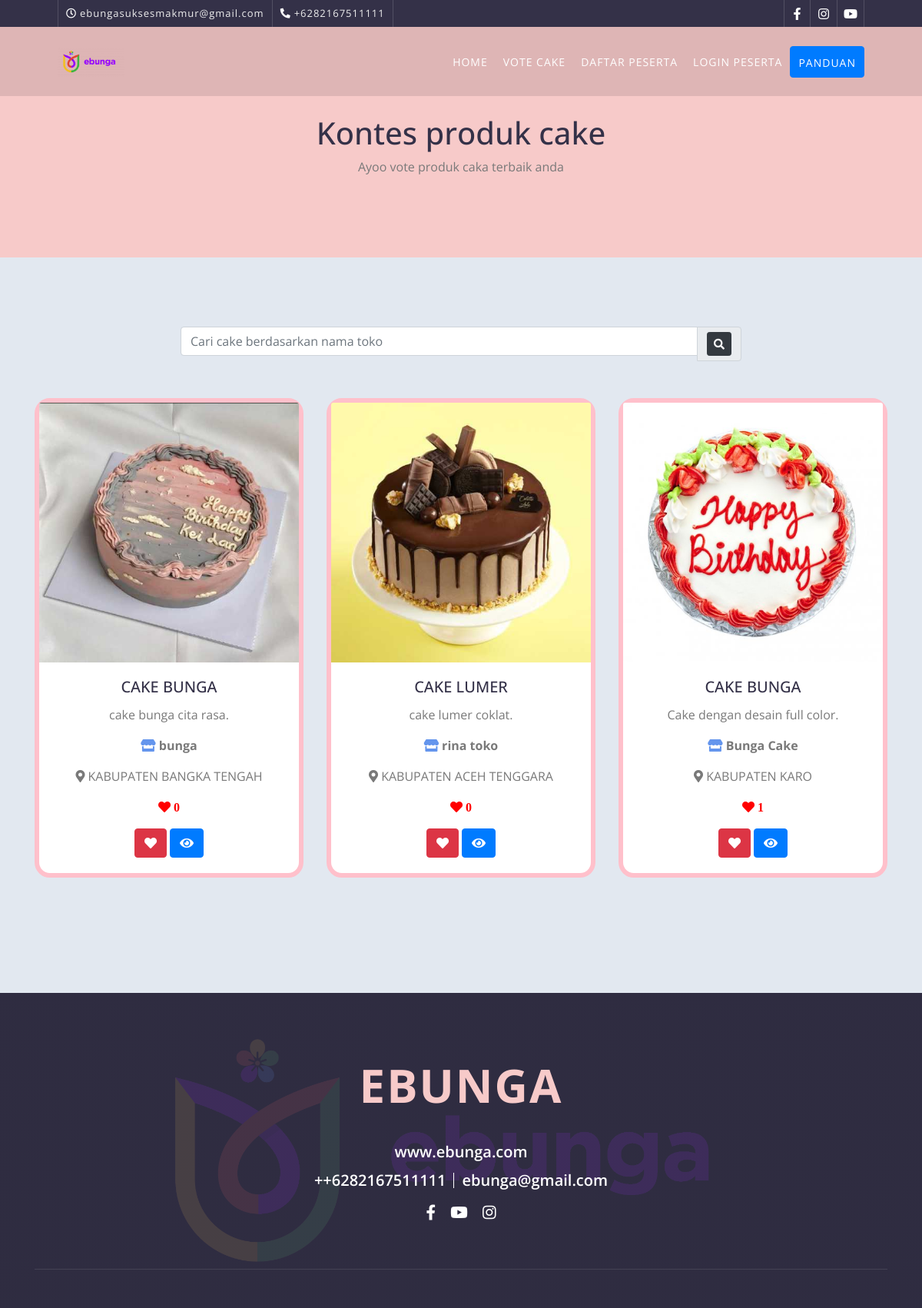
/index.php/ebunga, run on the app's committed database.
### tables this page shows
CREATE TABLE `tbl_produk` (
  `id` int(50) NOT NULL,
  `kode_produk` varchar(15) NOT NULL,
  `kode_peserta` varchar(15) NOT NULL,
  `nama_toko` varchar(100) NOT NULL,
  `slug_toko` varchar(50) NOT NULL,
  `judul_produk` varchar(100) NOT NULL,
  `slug_judul_produk` varchar(100) NOT NULL,
  `keterangan` text NOT NULL,
  `gambar_produk` varchar(100) NOT NULL,
  `gambar_produk2` varchar(100) NOT NULL,
  `gambar_produk3` varchar(100) NOT NULL,
  `status` int(1) NOT NULL,
  `date_upload` timestamp NOT NULL DEFAULT current_timestamp() ON UPDATE current_timestamp()
);

CREATE TABLE `tbl_kabupaten` (
  `id` char(4) NOT NULL,
  `province_id` char(2) NOT NULL,
  `name` varchar(255) NOT NULL
);

### application/controllers/Ebunga.php (called while the page is built, shortened)
<?php
	class Ebunga extends CI_Controller
	{
		function __construct()
		{
			 $this->load->library('form_validation');
			  $this->load->library('pagination');
			  $this->load->model('card');
		}
		function index(){
		$config['base_url'] = site_url('ebunga/index');
        $config['total_rows'] = $this->db->get_where('tbl_produk',array('status' => 1))->num_rows();
        $config['per_page'] = 3;
        $config["uri_segment"] = 3;
        $choice = $config["total_rows"] / $config["per_page"];
        $config["num_links"] = floor($choice);
        $config['first_link']       = 'First';
        $config['last_link']        = 'Last';
        $config['next_link']        = 'Next';
        $config['prev_link']        = 'Prev';
        $config['full_tag_open']    = '<div id="next" class="pagging text-center"><nav><ul class="pagination justify-content-center">';
        $config['full_tag_close']   = '</ul></nav></div>';
        $config['num_tag_open']     = '<li class="page-item"><span class="page-link">';
        $config['num_tag_close']    = '</span></li>';
        $config['cur_tag_open']     = '<li class="page-item active"><span class="page-link">';
        $config['cur_tag_close']    = '<span class="sr-only">(current)</span></span></li>';
        $config['next_tag_open']    = '<li class="page-item"><span class="page-link">';
        $config['next_tagl_close']  = '<span aria-hidden="true">&raquo;</span></span></li>';
        $config['prev_tag_open']    = '<li class="page-item"><span class="page-link">';
        $config['prev_tagl_close']  = '</span>Next</li>';
        $config['first_tag_open']   = '<li class="page-item"><span class="page-link">';
        $config['first_tagl_close'] = '</span></li>';
        $config['last_tag_open']    = '<li class="page-item"><span class="page-link">';
        $config['last_tagl_close']  = '</span></li>';
        $this->pagination->initialize($config);
        $data['page'] = ($this->uri->segment(3)) ? $this->uri->segment(3) : 0;
        $data['produk'] = $this->card->get_produk($config["per_page"], $data['page'])->result_array();
        $data['pagination'] = $this->pagination->create_links();
			$this->load->view('template/header', $data);
			$this->load->view('user/index', $data);
			$this->load->view('template/footer', $data);
		}
	}
 ?>

### index.php (called while the page is built, shortened)
<?php
require_once BASEPATH.'core/CodeIgniter.php';

### application/models/Card.php (called while the page is built)
<?php
	class Card extends CI_Model
	{
		function get_produk($limit, $start){
			$query = $this->db->get_where('tbl_produk', array('status' => 1), $limit, $start);
        return $query;
		}
	}
 ?>

### application/views/user/index.php (the view, shortened to what this page needs)
        <div class="hero" style="height: 300px;">
            <div class="container-fluid">
                <div class="row align-items-center">
                    <div class="col-sm-12 col-md-12">
                        <div class="text-center mt-4">
                            <h1 style="text-align: center; ">Kontes produk cake</h1>
                            <p>
                                Ayoo vote produk caka terbaik anda
                            </p>
                        </div>
                    </div>
                </div>
            </div>
        </div>
        <div class="class" id="vote" style="margin-top: 20px;">
            <div class="container">
                <div class="row mb-5">
                    <div class="col-md-2"></div>
                    <div class="col-md-8">
                         <div class="input-group">
                              <input type="text" class="form-control" aria-label="Amount (to the nearest dollar)" style="width: 100px;" placeholder="Cari cake berdasarkan nama toko" name="cari" id="cari">
                              <div class="input-group-append">
                                <span class="input-group-text"><button class="btn btn-dark btn-sm" id="klik"><li class="fas fa-search"></li></button></span>
                              </div>
                            </div>
                    </div>
                    <div class="col-md-2"></div>
                </div>
               <div id="search">
                <div class="row class-container" >
                       <?php foreach ($produk as $data) { ?>
                    <div class="col-lg-4 col-md-6 col-sm-12 col-6 class-item filter-1 wow fadeInUp" data-wow-delay="0.0s">
                        <div class="portfolio-wrap card" style="border-radius:20px; border-width: 6px; border-color: pink; ">
                            <a href="<?= base_url("produk/") ?><?= $data['gambar_produk'] ?>" data-lightbox="portfolio">
                                <img class="card-img-top" src="<?= base_url("produk/") ?><?= $data['gambar_produk'] ?>" alt="Card image cap">
                            </a>
                          <div class="card-body">
                         <h5 id="judul_produk" class="card-title text-center"><?= strtoupper($data['judul_produk']) ?></h5>
                        <div id="keterangan">
                            <p class="card-text text-center"><?= $data['keterangan'] ?>.</p>
                             <p class="card-text text-center" style="font-weight: bold;"><i class="fas fa-store" style="color: #6495ED"></i> <?= $data['nama_toko'] ?></p>
                            <?php
                                $kodeP = $data['kode_peserta'];
                                $regis = $this->db->query("SELECT * FROM tbl_registrasi_peserta WHERE kode_peserta='$kodeP'")->row_array();
                                $kab = $regis['kab'];
                                $kabupaten = $this->db->get_where('tbl_kabupaten',array('id' => $kab))->row_array();
                              ?>
                             <p class="kab" style="text-align: center;"><i class="fas fa-map-marker-alt"></i> <?php   echo $kabupaten['name']; ?></p>
                                <?php
                                    $kp = $data['kode_produk'];
                                    $vote2 = $this->db->get_where('tbl_vote', array('kode_produk' => $kp))->num_rows();
                                 ?>
                                  </div>
                                <p class="text-center"><i class="fas fa-heart" style="color: red;"> <?= $vote2 ?></i> </p>
                                <center>
                                <button type="button" class="btn btn-danger" data-toggle="modal" data-target="#exampleModalCenter<?= $data['id']  ?>"><i class="fas fa-heart"></i></button>
                                 <a class="btn btn-primary" href="<?= base_url("produk/detail/") ?><?= $data['kode_produk'] ?>"><i class="fas fa-eye"></i></a>
                            </center>
                          </div>
                        </div>
                    </div>
                <?php } ?>
                </div>
                </div>
            </div>
        </div>
        <div class="team">
        </div>
    </body>
</html>

### application/views/template/header.php (shortened to what this page needs)
<!DOCTYPE html>
<html lang="en">
    <head>
        <link href="https://cdn.jsdelivr.net/npm/bootstrap@5.0.0-beta2/dist/css/bootstrap.min.css" rel="stylesheet"
>
        <link rel="stylesheet" href="https://unpkg.com/placeholder-loading/dist/css/placeholder-loading.min.css">
        <link rel="stylesheet" href="https://pro.fontawesome.com/releases/v5.10.0/css/all.css"/>
        <link href="https://stackpath.bootstrapcdn.com/bootstrap/4.4.1/css/bootstrap.min.css" rel="stylesheet">
        <link href="https://cdnjs.cloudflare.com/ajax/libs/font-awesome/5.10.0/css/all.min.css" rel="stylesheet">
        <link href="<?= base_url('assets/') ?>lib/animate/animate.min.css" rel="stylesheet">
        <link href="<?= base_url('assets/') ?>lib/flaticon/font/flaticon.css" rel="stylesheet">
        <link href="<?= base_url('assets/') ?>lib/owlcarousel/assets/owl.carousel.min.css" rel="stylesheet">
        <link href="<?= base_url('assets/') ?>lib/lightbox/css/lightbox.min.css" rel="stylesheet">
        <link href="<?= base_url('assets/') ?>css/style.css?v2" rel="stylesheet">
        <link rel="stylesheet" type="text/css" href="<?= base_url() ?>loading/style.css?v2">
        <link href="http://www.jqueryscript.net/css/jquerysctipttop.css" rel="stylesheet" type="text/css">
        <link href="<?= base_url('assets/slide_img/') ?>light-carousel.css" rel="stylesheet" type="text/css">
    </head>
    <body style="background:#e2e8f0">
        <div class="top-bar d-none d-md-block">
            <div class="container-fluid">
                <div class="row">
                    <div class="col-md-8">
                        <div class="top-bar-left">
                            <div class="text">
                                <i class="far fa-clock"></i>
                                <h2>ebungasuksesmakmur@gmail.com </h2>
                            </div>
                            <div class="text">
                                <i class="fa fa-phone-alt"></i>
                                <h2>+6282167511111</h2>
                            </div>
                        </div>
                    </div>
                    <div class="col-md-4">
                        <div class="top-bar-right">
                            <div class="social">
                                <a href=""><i class="fab fa-facebook-f"></i></a>
                                <a href=""><i class="fab fa-instagram"></i></a>
                                <a href=""><i class="fab fa-youtube"></i></a>
                            </div>
                        </div>
                    </div>
                </div>
            </div>
        </div>
        <div class="navbar navbar-expand-lg bg-dark navbar-dark">
            <div class="container-fluid">
                <a href="" class="navbar-brand"><img src="<?= base_url("assets/logo/ebunga.png") ?>" style="height: 800px;"></a>
                <div class="collapse navbar-collapse justify-content-between" id="navbarCollapse">
                    <div class="navbar-nav ml-auto">
                        <a href="<?= base_url('ebunga/home') ?>" class="nav-item nav-link">Home</a>
                        <a href="<?= base_url('ebunga/') ?>" class="nav-item nav-link">Vote Cake</a>
                        <a href="<?= base_url('registrasi/') ?>" class="nav-item nav-link">Daftar Peserta</a>
                        <a href="<?= base_url('login/') ?>" class="nav-item nav-link">Login Peserta</a>
                        <a href="#panduan" class="nav-item nav-link btn btn-primary">Panduan</a>
                    </div>
                </div>
            </div>
        </div>

### application/views/template/footer.php (shortened to what this page needs)
<div class="footer wow fadeIn" data-wow-delay="0.3s">
            <div class="container-fluid">
                <div class="container">
                    <div class="footer-info">
                        <a href="https://www.ebunga.com/" class="footer-logo"  target="_blank">ebunga</a>
                        <h3>www.ebunga.com</h3>
                        <div class="footer-menu">
                            <p>++6282167511111</p>
                            <p>ebunga@gmail.com</p>
                        </div>
                        <div class="footer-social">
                            <a href=""><i class="fab fa-facebook-f"></i></a>
                            <a href=""><i class="fab fa-youtube"></i></a>
                            <a href=""><i class="fab fa-instagram"></i></a>
                        </div>
                    </div>
                </div>
                <div class="container copyright">
                    <div class="row">
                    </div>
                </div>
            </div>
        </div>
    </body>
</html>

### assets/css/style.css (style rules this page uses)
body { color: #797979; background: #ffffff; font-family: 'Open Sans', sans-serif; }
h1, h2, h3, h4, h5, h6 { color: #343148; }
a { color: #454545; transition: .3s; }
.container-fluid { max-width: 1366px; }
.top-bar { position: relative; height: 35px; background: #343148; }
.top-bar .top-bar-left { display: flex; align-items: center; justify-content: flex-start; }
.top-bar .top-bar-right { display: flex; align-items: center; justify-content: flex-end; }
.top-bar .text { display: flex; align-items: center; justify-content: center; flex-direction: row; height: 35px; padding: 0 10px; text-align: center; border-left: 1px solid rgba(255, 255, 255, .15); }
.top-bar .text:last-child { border-right: 1px solid rgba(255, 255, 255, .15); }
.top-bar .text i { font-size: 13px; color: #ffffff; margin-right: 5px; }
.top-bar .text h2 { color: #eeeeee; font-weight: 400; font-size: 13px; letter-spacing: 1px; margin: 0; }
.top-bar .social { display: flex; height: 35px; font-size: 0; justify-content: flex-end; }
.top-bar .social a { display: flex; align-items: center; justify-content: center; width: 35px; height: 100%; font-size: 16px; color: #ffffff; border-right: 1px solid rgba(255, 255, 255, .15); }
.top-bar .social a:first-child { border-left: 1px solid rgba(255, 255, 255, .15); }
@media (min-width: 992px) { .top-bar { padding: 0 60px; } }
.navbar { position: relative; transition: .5s; z-index: 999; }
.navbar .navbar-brand { margin: 0; color: #ffffff; font-size: 45px; line-height: 0px; font-weight: 700; text-transform: uppercase; letter-spacing: 2px; transition: .5s; }
.navbar .navbar-brand img { max-width: 100%; max-height: 40px; }
.navbar-dark .navbar-nav .nav-link, .navbar-dark .navbar-nav .nav-link:focus, .navbar-dark .navbar-nav .nav-link:hover, .navbar-dark .navbar-nav .nav-link.active { padding: 10px 10px 8px 10px; color: #ffffff; }
@media (min-width: 992px) { .navbar { position: absolute; width: 100%; top: 35px; padding: 20px 60px; background: rgba(0, 0, 0, .1) !important; z-index: 9; } }
@media (min-width: 992px) { .navbar a.nav-link { padding: 8px 15px; font-size: 14px; letter-spacing: 1px; text-transform: uppercase; } }
.hero { position: relative; width: 100%; margin-bottom: 45px; padding: 90px 0; background: #F7CAC9; overflow: hidden; }
.hero .container-fluid { padding: 0; }
.class { position: relative; padding: 45px 0 15px 0; }
.class .class-item { position: relative; margin-bottom: 30px; overflow: hidden; transition: .3s; }
.team { position: relative; width: 100%; padding: 45px 0 15px 0; }
.footer { position: relative; margin-top: 45px; background: #000000; }
.footer .container-fluid { padding: 90px 0 0 0; background: linear-gradient(rgba(52, 49, 72, .9), rgba(52, 49, 72, .9)), url(../img/ebunga.png); background-position: center; background-repeat: no-repeat; background-size: contain; }
.footer .footer-info { position: relative; width: 100%; text-align: center; }
.footer .footer-info .footer-logo { display: inline-block; color: #F7CAC9; font-size: 60px; line-height: 60px; font-weight: 700; text-transform: uppercase; letter-spacing: 2px; margin-bottom: 45px; }
.footer .footer-info h3 { margin-bottom: 15px; font-size: 20px; font-weight: 600; color: #ffffff; }
.footer .footer-menu { width: 100%; display: flex; justify-content: center; }
.footer .footer-menu p { color: #ffffff; font-size: 20px; font-weight: 600; line-height: 20px; padding: 0 10px; border-right: 1px solid #ffffff; }
.footer .footer-menu p:last-child { border: none; }
.footer .footer-social { position: relative; margin-top: 5px; }
.footer .footer-social a { display: inline-block; }
.footer .footer-social a i { margin-right: 15px; font-size: 20px; color: #ffffff; transition: .3s; }
.footer .footer-social a:last-child i { margin: 0; }
.footer .copyright { margin-top: 60px; padding: 0 30px; }
.footer .copyright .row { padding-top: 25px; padding-bottom: 25px; border-top: 1px solid rgba(256, 256, 256, .1); }

### data on the page
tbl_produk: gambar_produk (picture), judul_produk "CAKE BUNGA", keterangan "cake bunga cita rasa", nama_toko "bunga", tbl_kabupaten.name "KABUPATEN BANGKA TENGAH", vote2 "0"
tbl_produk: gambar_produk (picture), judul_produk "CAKE LUMER", keterangan "cake lumer coklat", nama_toko "rina toko", tbl_kabupaten.name "KABUPATEN ACEH TENGGARA", vote2 "0"
tbl_produk: gambar_produk (picture), judul_produk "CAKE BUNGA", keterangan "Cake dengan desain full color", nama_toko "Bunga Cake", tbl_kabupaten.name "KABUPATEN KARO", vote2 "1"
